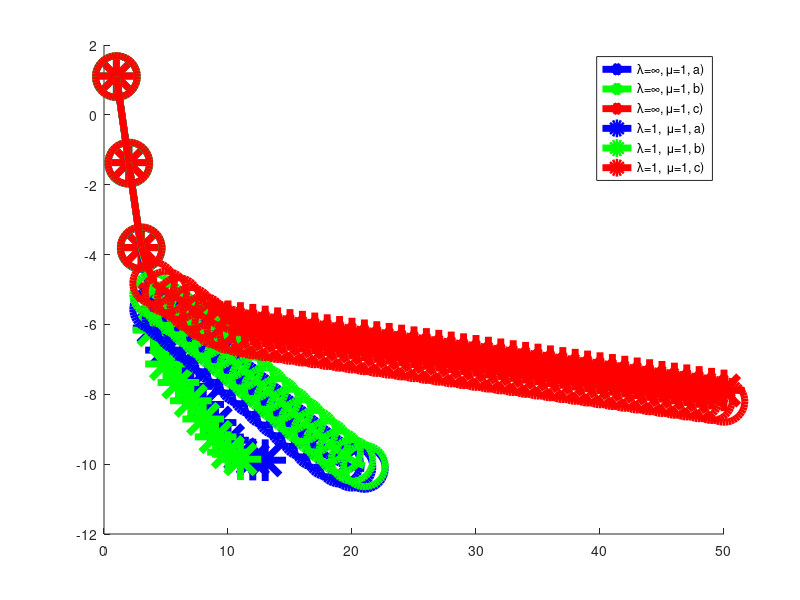

MATLAB code for this plot: (Note: this script raises an error after producing the figure.)
close all
clear all
clc
figure
hold on
liminf=-9.5;
limsup=2;
liminf=-9;
limsup=2;
% load ('SignoriniMINResiduallambda1e+50mu1Ceq100Casym0Csmoothing5.mat')
% residual=residual(1:min(length(residual),50));
% resSquare{3}=residual;
% load ('SignoriniMEANResiduallambda1e+50mu1Ceq100Casym0Csmoothing5.mat')
% residual=residual(1:min(length(residual),50));
% resSquare{2}=residual;
% load ('SignoriniResiduallambda1e+50mu1Ceq100Casym0Csmoothing5.mat')
% residual=residual(1:min(length(residual),50));
% resSquare{1}=residual;
% load ('SignoriniNoConstraintResiduallambda1e+50mu1Ceq100Casym0Csmoothing5.mat')
% residual=residual(1:min(length(residual),50));
% resSquare{4}=residual;
% 
% load ('SignoriniMINResiduallambda1mu1Ceq100Casym0Csmoothing5.mat')
% residual=residual(1:min(length(residual),50));
% resSquare{7}=residual;
% load ('SignoriniMEANResiduallambda1mu1Ceq100Casym0Csmoothing5.mat')
% residual=residual(1:min(length(residual),50));
% resSquare{6}=residual;
% load ('SignoriniResiduallambda1mu1Ceq100Casym0Csmoothing5.mat')
% residual=residual(1:min(length(residual),50));
% resSquare{5}=residual;
% load ('SignoriniNoConstraintResiduallambda1mu1Ceq100Casym0Csmoothing5.mat')
% residual=residual(1:min(length(residual),50));
% resSquare{8}=residual;



load ('SignoriniMINResiduallambda1e+50mu1Ceq100Casym0Csmoothing5.mat')
residual=residual(1:min(length(residual),50));
resSquare{3}=residual;
load ('SignoriniMEANResiduallambda1e+50mu1Ceq100Casym0Csmoothing5.mat')
residual=residual(1:min(length(residual),50));
resSquare{2}=residual;
load ('SignoriniResiduallambda1e+50mu1Ceq100Casym0Csmoothing5.mat')
residual=residual(1:min(length(residual),50));
resSquare{1}=residual;
load ('SignoriniMINResiduallambda1mu1Ceq100Casym0Csmoothing5.mat')
residual=residual(1:min(length(residual),50));
resSquare{6}=residual;
load ('SignoriniMEANResiduallambda1mu1Ceq100Casym0Csmoothing5.mat')
residual=residual(1:min(length(residual),50));
resSquare{5}=residual;
load ('SignoriniResiduallambda1mu1Ceq100Casym0Csmoothing5.mat')
residual=residual(1:min(length(residual),50));
resSquare{4}=residual;

plot(log10(resSquare{1}),'-b*','LineWidth',5,'MarkerSize',30);
plot(log10(resSquare{2}),'-g*','LineWidth',5,'MarkerSize',30);
plot(log10(resSquare{3}),'-r*','LineWidth',5,'MarkerSize',30);
plot(log10(resSquare{4}),'-bo','LineWidth',5,'MarkerSize',30);
plot(log10(resSquare{5}),'-go','LineWidth',5,'MarkerSize',30);
plot(log10(resSquare{6}),'-ro','LineWidth',5,'MarkerSize',30);

% plot(log10(resSquare{1}),'-b*','LineWidth',5,'MarkerSize',30);
% plot(log10(resSquare{2}),'-g*','LineWidth',5,'MarkerSize',30);
% plot(log10(resSquare{3}),'-r*','LineWidth',5,'MarkerSize',30);
% plot(log10(resSquare{4}),'-k*','LineWidth',5,'MarkerSize',30);
% plot(log10(resSquare{5}),'-bo','LineWidth',5,'MarkerSize',30);
% plot(log10(resSquare{6}),'-go','LineWidth',5,'MarkerSize',30);
% plot(log10(resSquare{7}),'-ro','LineWidth',5,'MarkerSize',30);
% plot(log10(resSquare{8}),'-ko','LineWidth',5,'MarkerSize',30);



l=legend('\lambda=\infty, \mu=1, a)','\lambda=\infty, \mu=1, b)','\lambda=\infty, \mu=1, c)',...
         '\lambda=1,  \mu=1, a)', '\lambda=1,  \mu=1, b)', '\lambda=1,  \mu=1, c)');
% l=legend('\lambda=\infty, \mu=1, a)','\lambda=\infty, \mu=1, b)','\lambda=\infty, \mu=1, c)','\lambda=\infty, \mu=1, d)',...
%          '\lambda=1,  \mu=1, a)', '\lambda=1,  \mu=1, b)', '\lambda=1,  \mu=1, c)','\lambda=\infty, \mu=1, d)');l.FontSize=46;
l.FontSize=60;
l.Location='northeast';
xx=xlabel('Iterations');
yy=ylabel('log10(Residual)');
set(gca,'fontsize',60)
title('C_{eq}=1e2, C_{compl}=1e1, Dofs=53186')

ylim([liminf limsup])

figure
hold on
for ii=1:length(resSquare)
    for kk=1:length(resSquare{ii})-1
        if(log10(resSquare{ii}(kk+1))>liminf)
        rate{ii}(kk)=resSquare{ii}(kk+1)/resSquare{ii}(kk);
        end
    end
end
plot((rate{1}),'-b*','LineWidth',5,'MarkerSize',30);
plot((rate{2}),'-g*','LineWidth',5,'MarkerSize',30);
plot((rate{3}),'-r*','LineWidth',5,'MarkerSize',30);
plot((rate{4}),'-bo','LineWidth',5,'MarkerSize',30);
plot((rate{5}),'-go','LineWidth',5,'MarkerSize',30);
plot((rate{6}),'-ro','LineWidth',5,'MarkerSize',30);

% plot((rate{1}),'-b*','LineWidth',5,'MarkerSize',30);
% plot((rate{2}),'-g*','LineWidth',5,'MarkerSize',30);
% plot((rate{3}),'-r*','LineWidth',5,'MarkerSize',30);
% plot((rate{4}),'-k*','LineWidth',5,'MarkerSize',30);
% plot((rate{5}),'-bo','LineWidth',5,'MarkerSize',30);
% plot((rate{6}),'-go','LineWidth',5,'MarkerSize',30);
% plot((rate{7}),'-ro','LineWidth',5,'MarkerSize',30);
% plot((rate{8}),'-ko','LineWidth',5,'MarkerSize',30);

l=legend('\lambda=\infty, \mu=1, a)','\lambda=\infty, \mu=1, b)','\lambda=\infty, \mu=1, c)',...
         '\lambda=1,  \mu=1, a)', '\lambda=1,  \mu=1, b)', '\lambda=1,  \mu=1, c)');
% l=legend('\lambda=\infty, \mu=1, a)','\lambda=\infty, \mu=1, b)','\lambda=\infty, \mu=1, c)','\lambda=\infty, \mu=1, d)',...
%          '\lambda=1,  \mu=1, a)', '\lambda=1,  \mu=1, b)', '\lambda=1,  \mu=1, c)','\lambda=\infty, \mu=1, d)');l.FontSize=46;
l.FontSize=60;
l.Location='southeast';
xx=xlabel('Iterations');
yy=ylabel('Rate');
set(gca,'fontsize',60)
title('C_{eq}=1e2, C_{compl}=1e1, Dofs=53186')

